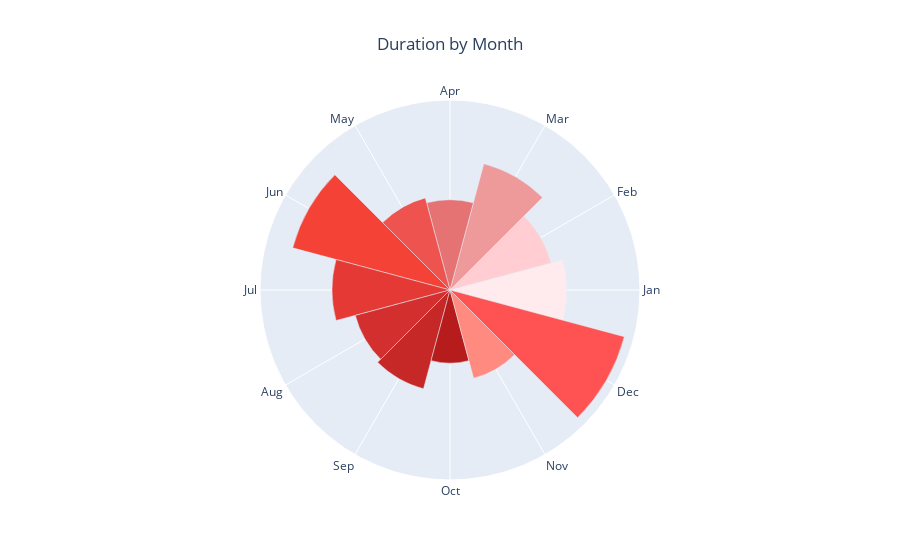

The notebook cell this image was saved under:
### Code cell
import pandas as pd
import numpy as np
import matplotlib.pyplot as plt
import plotly.graph_objects as go

# Assuming your data is stored in a DataFrame called 'df'

# Convert Departure column to datetime
combined_df['Departure'] = pd.to_datetime(combined_df['Departure'])

# Extract month from Departure date
df['Month'] = combined_df['Departure'].dt.strftime('%b')

# Aggregate covered distance by month
monthly_covered_distance = combined_df.groupby('Month')['Duration (sec.)'].sum()

# Plotting
months = ['Jan', 'Feb', 'Mar', 'Apr', 'May', 'Jun', 'Jul', 'Aug', 'Sep', 'Oct', 'Nov', 'Dec']
theta = np.linspace(0, 2 * np.pi, len(months), endpoint=False)
width = (2 * np.pi) / len(months)
distance = monthly_covered_distance.values

fig = go.Figure()

# Define a predefined color scheme for shades of red
red_colors = ['#FFEBEE', '#FFCDD2', '#EF9A9A', '#E57373', '#EF5350', '#F44336', '#E53935', '#D32F2F', '#C62828', '#B71C1C', '#FF8A80', '#FF5252']

# Add bars to the plot
for i, (dist, month) in enumerate(zip(distance, months)):
    fig.add_trace(go.Barpolar(
        r=[dist],
        theta=[i * (360 / len(months))],
        width=width * 180 / np.pi,
        hoverinfo='text',
        hovertext=f"{dist}",
        marker_color=red_colors[i % len(red_colors)],
    ))

# Update layout
fig.update_layout(
    polar=dict(
        radialaxis=dict(
            visible=False,
        ),
        angularaxis=dict(
            tickmode='array',
            tickvals=[i * (360 / len(months)) for i in range(len(months))],
            ticktext=months,
        ),
    ),
    title=dict(
        text='Duration by Month',
        x=0.5,
    ),
    showlegend=False,
)

fig.show()

### Figure 1 — Plotly figure (JSON) as saved in the notebook; plotly's stock layout.template omitted (floating-point values rounded to 4 significant figures)
{"data": [{"hoverinfo": "text", "hovertext": "6503443.0", "marker": {"color": "#FFEBEE"}, "r": [6503443], "theta": [0], "type": "barpolar", "width": 30.0}, {"hoverinfo": "text", "hovertext": "5834097.0", "marker": {"color": "#FFCDD2"}, "r": [5834097], "theta": [30], "type": "barpolar", "width": 30.0}, {"hoverinfo": "text", "hovertext": "7289571.0", "marker": {"color": "#EF9A9A"}, "r": [7289571], "theta": [60], "type": "barpolar", "width": 30.0}, {"hoverinfo": "text", "hovertext": "5027584.0", "marker": {"color": "#E57373"}, "r": [5027584], "theta": [90], "type": "barpolar", "width": 30.0}, {"hoverinfo": "text", "hovertext": "5313729.0", "marker": {"color": "#EF5350"}, "r": [5313729], "theta": [120], "type": "barpolar", "width": 30.0}, {"hoverinfo": "text", "hovertext": "9074768.0", "marker": {"color": "#F44336"}, "r": [9074768], "theta": [150], "type": "barpolar", "width": 30.0}, {"hoverinfo": "text", "hovertext": "6572368.0", "marker": {"color": "#E53935"}, "r": [6572368], "theta": [180], "type": "barpolar", "width": 30.0}, {"hoverinfo": "text", "hovertext": "5464869.0", "marker": {"color": "#D32F2F"}, "r": [5464869], "theta": [210], "type": "barpolar", "width": 30.0}, {"hoverinfo": "text", "hovertext": "5701747.0", "marker": {"color": "#C62828"}, "r": [5701747], "theta": [240], "type": "barpolar", "width": 30.0}, {"hoverinfo": "text", "hovertext": "4074571.0", "marker": {"color": "#B71C1C"}, "r": [4074571], "theta": [270], "type": "barpolar", "width": 30.0}, {"hoverinfo": "text", "hovertext": "5093216.0", "marker": {"color": "#FF8A80"}, "r": [5093216], "theta": [300], "type": "barpolar", "width": 30.0}, {"hoverinfo": "text", "hovertext": "10058473.0", "marker": {"color": "#FF5252"}, "r": [10058473], "theta": [330], "type": "barpolar", "width": 30.0}], "layout": {"polar": {"angularaxis": {"tickmode": "array", "ticktext": ["Jan", "Feb", "Mar", "Apr", "May", "Jun", "Jul", "Aug", "Sep", "Oct", "Nov", "Dec"], "tickvals": [0, 30, 60, 90, 120, 150, 180, 210, 240, 270, 300, 330]}, "radialaxis": {"visible": false}}, "showlegend": false, "title": {"text": "Duration by Month", "x": 0.5}}}
